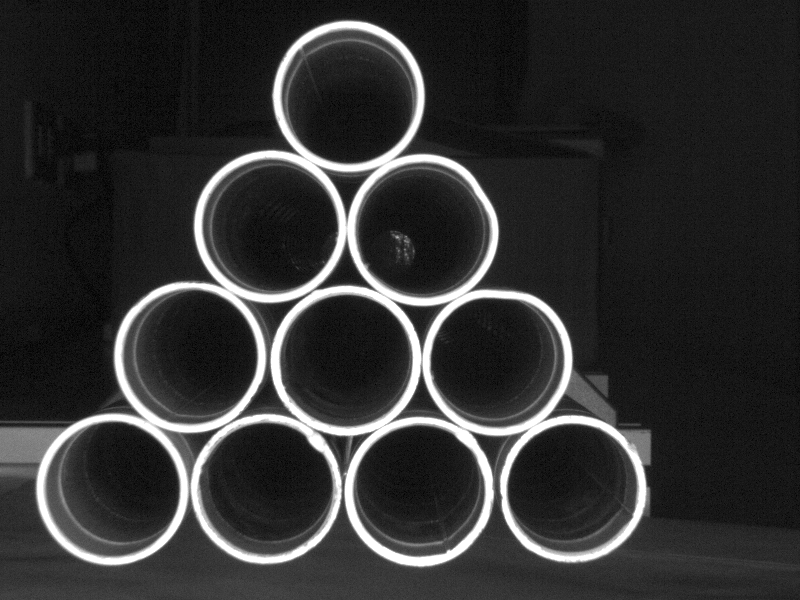
//> input picture image/325.bmp, 800 x 600 px, given in place of the camera
$ ./polar_coordinate_video   (built with g++ and OpenCV 4)
//> lines starting //> are read from the running program, lines starting //| are printed output that depends on the picture; after the words box and inside, x2 and y2 are one past the last pixel; in counts of white or black regions, pixels touching at a corner belong together
#include <opencv2/opencv.hpp>
#include <iostream>
#include <vector>
#include <algorithm>

using namespace cv;
using namespace std;

// Constants
// DefaultMinDist = gray.rows / 8 . DefaultParam2 is important
const int DefaultMinDist = 60, DefaultParam1 = 60, DefaultParam2 = 24, DefaultMinRadius = 48,
          DefaultRadmaxius = 61, MaxValue = 255;
const float bias = 1.05;

// Global variables
Mat frame, dst, output, ROI, polarImg_Inv, diff, diffC3, mergeIMG, srcClone;
vector<Vec3f> circles;
int minDist, param1, param2, minRadius, Radmaxius, channel;
int circleCenterX, circleCenterY, circleRadius, pixelValue = 155, brightness = 155, travel = 0;
vector<int> defectMat;

// Function prototypes
void minDistCall(int, void *);
void param1Call(int, void *);
void param2Call(int, void *);
void minRadiusCall(int, void *);
void RadmaxiusCall(int, void *);
void channelCall(int, void *);
void calibration(const Mat &input);
void initializeTrackbars();
void calcCircles(const Mat &input, vector<Vec3f> &circles);
void detectCirclesAndDraw();
bool isCircleOutOfBounds(int centerX, int centerY, int radius, int maxWidth, int maxHeight);
void circleDetect(double &defectSize);
void imgMerge(int num, Mat &srcClone, double &defectSize);

int main(int argc, char **argv)
{
    // -------------------------------------------------------------------------
    // ---                        HoughCircles                               ---
    // -------------------------------------------------------------------------
    // pre-process
    // VideoCapture capture("..\\data\\video\\0105.avi");
    VideoCapture capture(0);
    if (!capture.isOpened())
    {
        cout << "Cannot open the video." << endl;
        return -1;
    }
    capture.read(frame);
//> frame is the input picture: 600 rows x 800 cols, CV_8UC3; min 0, max 255, mean 49.5
    // calibration(frame);
    cvtColor(frame, dst, COLOR_BGR2GRAY);
    medianBlur(dst, dst, 3);
    threshold(dst, dst, 0, 255, THRESH_OTSU);
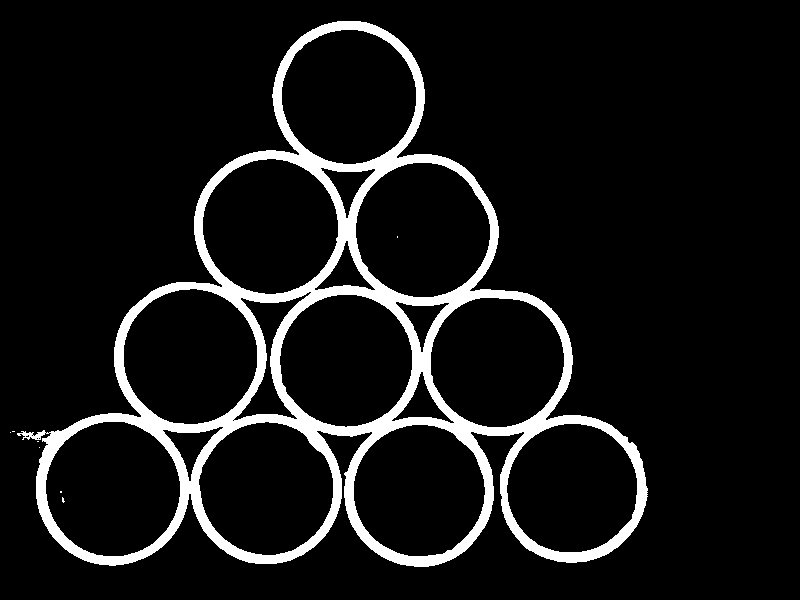
//> dst: 600 rows x 800 cols, CV_8UC1; 8.7% white; 8 white regions (7 under 20 px), largest, box (x1, y1, x2, y2) and area: (17, 21, 648, 567) 41546
    // window
    namedWindow("output", WINDOW_AUTOSIZE);
    initializeTrackbars();

    while (1)
    {
        detectCirclesAndDraw();

        int key = waitKey(1);
        if (key == 'q' || key == 27)
        {
            break;
        }
    }
    destroyAllWindows();
    // -------------------------------------------------------------------------
    // ---      use polar coodiates transfer detect circle defect            ---
    // -------------------------------------------------------------------------
    namedWindow("merge", WINDOW_AUTOSIZE);
    const int InitChannel = 0, MaxChannel = circles.size() - 1;
    int frameNum = 0;
    bool hasDefect = false;
    double defectSize;
    defectMat.resize(circles.size());
    for (size_t i = 0; i < circles.size(); ++i)
    {
        defectMat[i] = 0;
    }
    createTrackbar("channel", "merge", nullptr, MaxChannel, channelCall);
    setTrackbarPos("channel", "merge", InitChannel);

    while (capture.read(frame))
    {
        frameNum++;
        srcClone = frame.clone();
        calcCircles(frame, circles);
        while (1)
        {
            defectSize = 0;
            if (travel < circles.size())
            {
                circleCenterX = cvRound(circles[travel][0]);
                circleCenterY = cvRound(circles[travel][1]);
                circleRadius = cvRound(circles[travel][2]) * bias;

                if (isCircleOutOfBounds(circleCenterX, circleCenterY, circleRadius, frame.cols, frame.rows))
                {
                    if (frameNum > 10)
                    {
                        imgMerge(travel, srcClone, defectSize);
                    }
                    break;
                }
                circleDetect(defectSize);
                imgMerge(travel, srcClone, defectSize);

                travel++;
            }
            else
            {
                circleCenterX = cvRound(circles[channel][0]);
                circleCenterY = cvRound(circles[channel][1]);
                circleRadius = cvRound(circles[channel][2]) * bias;
                if (!isCircleOutOfBounds(circleCenterX, circleCenterY, circleRadius, frame.cols, frame.rows))
                {
                    circleDetect(defectSize);
                    imgMerge(channel, srcClone, defectSize);
                }
                if (frameNum > 10)
                {
                    imgMerge(channel, srcClone, defectSize);
                }
                travel = 0;
                break;
            }
        }
        int key = waitKey(1);
        if (key == 'q' || key == 27)
        {
            break;
        }
    }
    capture.release();
    destroyAllWindows();
    return 0;
}

// -------------------------------------------------------------------------e
// ---                        call back function                         ---
// -------------------------------------------------------------------------
void minDistCall(int, void *)
{
    minDist = getTrackbarPos("minDist", "output");
}
void param1Call(int, void *)
{
    param1 = getTrackbarPos("param1", "output");
}
void param2Call(int, void *)
{
    param2 = getTrackbarPos("param2", "output");
}
void minRadiusCall(int, void *)
{
    minRadius = getTrackbarPos("minRadius", "output");
}
void RadmaxiusCall(int, void *)
{
    Radmaxius = getTrackbarPos("Radmaxius", "output");
}
// [4 lines left out: function channelCall, not called in this run]
void setTrackbarPosition(const string &trackbarName, const string &windowName, int initValue, void (*callback)(int, void *))
{
    createTrackbar(trackbarName, windowName, nullptr, MaxValue, callback);
    setTrackbarPos(trackbarName, windowName, initValue);
}
void initializeTrackbars()
{
    setTrackbarPosition("minDist", "output", DefaultMinDist, minDistCall);
    setTrackbarPosition("param1", "output", DefaultParam1, param1Call);
    setTrackbarPosition("param2", "output", DefaultParam2, param2Call);
    setTrackbarPosition("minRadius", "output", DefaultMinRadius, minRadiusCall);
    setTrackbarPosition("Radmaxius", "output", DefaultRadmaxius, RadmaxiusCall);
}

// -------------------------------------------------------------------------
// ---                    VOID about HoughtCircle                        ---
// -------------------------------------------------------------------------
// [23 lines left out: functions calibration, compareCircles, not called in this run]

void calcCircles(const Mat &input, vector<Vec3f> &circles)
{
    Mat temp;
    Mat kernel = getStructuringElement(MORPH_RECT, Size(3, 3));
    if (input.type() == CV_8UC3)
    {
        cvtColor(input, temp, COLOR_BGR2GRAY);
        medianBlur(temp, temp, 1);
        threshold(temp, temp, 0, 255, THRESH_OTSU);
        morphologyEx(temp, temp, MORPH_OPEN, kernel);
    }
    else
    {
        morphologyEx(input, temp, MORPH_OPEN, kernel);
//> temp: 600 rows x 800 cols, CV_8UC1; 8.6% white; 3 white regions (1 under 20 px)
    }
    // Remove the outermost
    vector<vector<Point>> contours;
    findContours(temp, contours, RETR_LIST, CHAIN_APPROX_SIMPLE);
//> contours = 20 contours, 2 with area under 20; largest, box (x1, y1, x2, y2) and area: (36, 21, 648, 567) 185699, (202, 158, 339, 295) 14420, (281, 29, 417, 165) 14337, (123, 288, 258, 425) 14332, (45, 421, 181, 557) 14276

    if (contours.size() > 1)
    {
        double maxArea = 0;
        int maxAreaIdx = -1;
        for (int i = 0; i < contours.size(); i++)
        {
            double area = contourArea(contours[i]);
            if (area > maxArea)
            {
                maxArea = area;
                maxAreaIdx = i;
            }
        }
//> this loop made 20 passes
//> (area, maxArea) on passes 2, 3, 4, 6, 7, 14, 18, 20: (47.5, 47.5), (1086.5, 1086.5), (13687.5, 13687.5), (13904, 13904), (14276, 14276), (14332.5, 14332.5), (14420, 14420), (185699, 185699)
//> after the loop, maxArea = 185699; maxAreaIdx = 19
        contours.erase(contours.begin() + maxAreaIdx);
//> contours = 19 contours, 2 with area under 20; largest, box (x1, y1, x2, y2) and area: (202, 158, 339, 295) 14420, (281, 29, 417, 165) 14337, (123, 288, 258, 425) 14332, (45, 421, 181, 557) 14276, (355, 162, 491, 298) 14261
    }
    Mat result = Mat::zeros(temp.size(), CV_8UC1);
    drawContours(result, contours, -1, Scalar(255), 0.5);
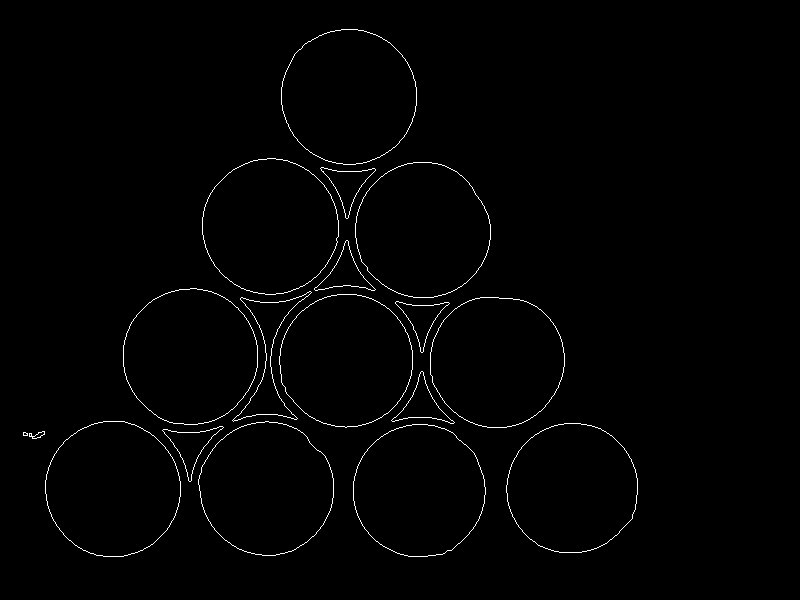
//> result: 600 rows x 800 cols, CV_8UC1; 1% white in thin lines or dots, all inside (x1, y1, x2, y2) = (23, 29, 638, 557)

    HoughCircles(result, circles, HOUGH_GRADIENT, 1, minDist, param1, param2, minRadius, Radmaxius);
    sort(circles.begin(), circles.end(), compareCircles);
}

void drawCircle(Mat &input, const vector<Vec3f> &circles)
{
    for (int i = 0; i < circles.size(); i++)
    {
        Point center(cvRound(circles[i][0]), cvRound(circles[i][1]));
        float radius = cvRound(circles[i][2]);
        circle(input, center, radius, Scalar(0, 0, 255), 3, 8, 0);
    }
}

void detectCirclesAndDraw()
{
    calcCircles(dst, circles);
    cvtColor(dst, output, COLOR_GRAY2BGR);
    drawCircle(output, circles);
    putText(output, "Adjust trackbar to control Hough parameters,", Point(5, 20), FONT_HERSHEY_SIMPLEX, 0.7, Scalar(0, 255, 255), 2);
    putText(output, "and press q or Ese exit window", Point(5, 50), FONT_HERSHEY_SIMPLEX, 0.7, Scalar(0, 255, 255), 2);
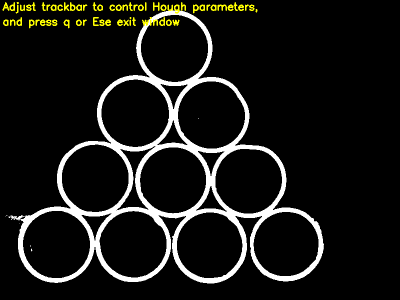
//> output: 600 rows x 800 cols, CV_8UC3 (shown at 1/2 size); mean B, G, R 22, 24.9, 24.9
//> the 'q' key is pressed
//> in main, `const int InitChannel = 0, MaxChannel = circles.size() - 1;`: MaxChannel = -1
//> in calcCircles (call 2), `threshold(temp, temp, 0, 255, THRESH_OTSU);`:
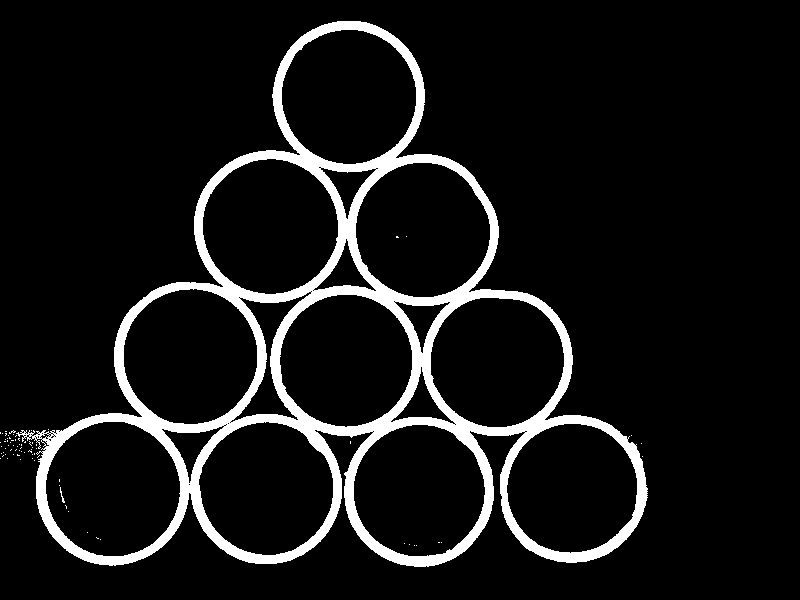
//> temp: 600 rows x 800 cols, CV_8UC1; 8.7% white; 76 white regions (74 under 20 px), largest, box (x1, y1, x2, y2) and area: (16, 21, 648, 567) 41495, (60, 487, 65, 503) 25
//> in calcCircles (call 2), `morphologyEx(temp, temp, MORPH_OPEN, kernel);`:
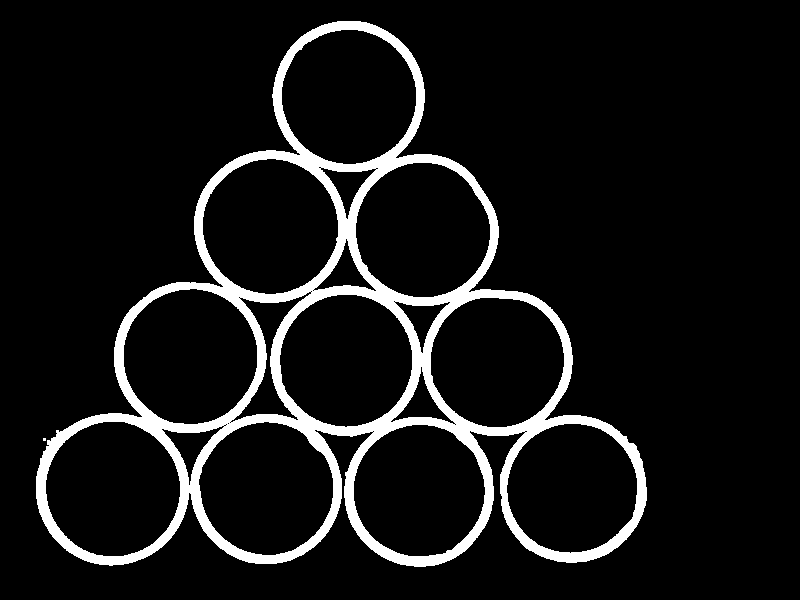
//> temp: 600 rows x 800 cols, CV_8UC1; 8.6% white; 2 white regions (1 under 20 px)
//> in calcCircles (call 2), `findContours(temp, contours, RETR_LIST, CHAIN_APPROX_SIMPLE);`: contours = 31 contours, 14 with area under 20; largest, box (x1, y1, x2, y2) and area: (36, 21, 647, 567) 185576, (202, 158, 339, 295) 14420, (281, 29, 417, 165) 14338, (123, 288, 258, 425) 14334, (45, 421, 181, 557) 14276
//> the loop in calcCircles (call 2), `for (int i = 0; i < contours.size(); i++)` made 31 passes
//> (area, maxArea) on passes 4, 5, 11, 13, 23, 29, 31: (1100, 1100), (13690, 13690), (13905, 13905), (14276.5, 14276.5), (14334, 14334), (14420.5, 14420.5), (185576.5, 185576.5)
//> after the loop in calcCircles (call 2), `for (int i = 0; i < contours.size(); i++)`: maxArea = 185576.5; maxAreaIdx = 30
//> in calcCircles (call 2), `contours.erase(contours.begin() + maxAreaIdx);`: contours = 30 contours, 14 with area under 20; largest, box (x1, y1, x2, y2) and area: (202, 158, 339, 295) 14420, (281, 29, 417, 165) 14338, (123, 288, 258, 425) 14334, (45, 421, 181, 557) 14276, (355, 162, 491, 298) 14262
//> (the run ends here: the program crashes, at `circleCenterX = cvRound(circles[channel][0]);`)

$ run again, on image/345.bmp
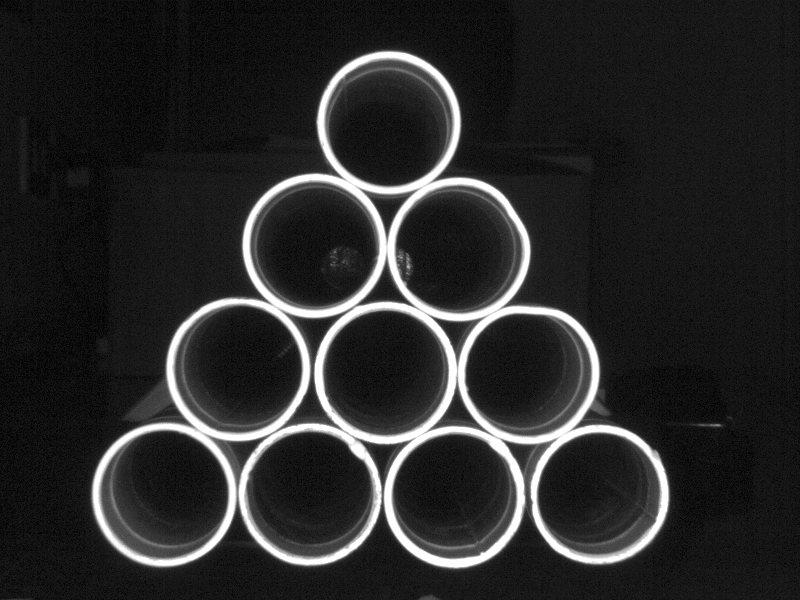
//> input picture image/345.bmp, 800 x 600 px, given in place of the camera
//> frame is the input picture: 600 rows x 800 cols, CV_8UC3; min 0, max 255, mean 41.8
//> in main, `threshold(dst, dst, 0, 255, THRESH_OTSU);`:
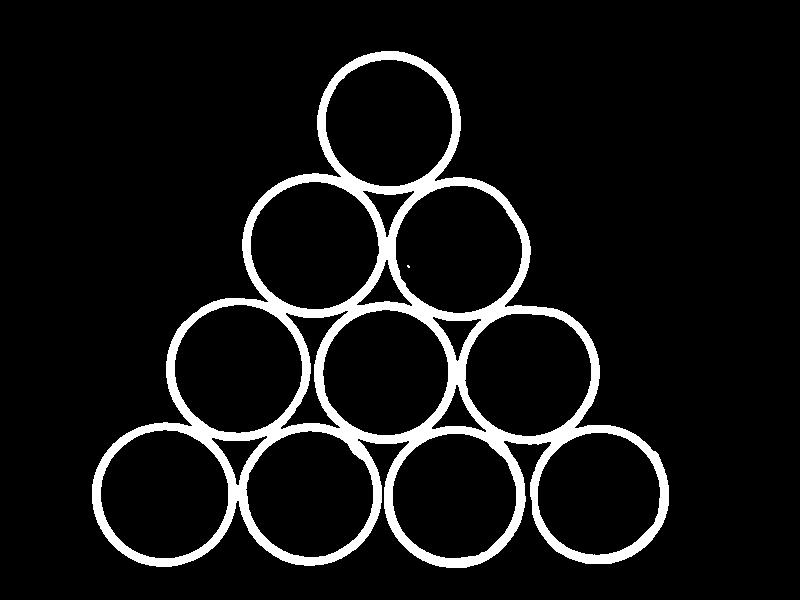
//> dst: 600 rows x 800 cols, CV_8UC1; 7.8% white; 2 white regions (1 under 20 px), largest, box (x1, y1, x2, y2) and area: (92, 51, 669, 568) 37366
//> in calcCircles, `findContours(temp, contours, RETR_LIST, CHAIN_APPROX_SIMPLE);`: contours = 17 contours; largest, box (x1, y1, x2, y2) and area: (92, 51, 669, 568) 166230, (100, 429, 229, 559) 12920, (174, 304, 303, 434) 12898, (250, 181, 380, 310) 12882, (325, 59, 453, 187) 12783
//> the loop in calcCircles, `for (int i = 0; i < contours.size(); i++)` made 17 passes
//> (area, maxArea) on passes 1, 2, 4, 5, 17: (974, 974), (12229, 12229), (12501, 12501), (12920.5, 12920.5), (166230, 166230)
//> after the loop in calcCircles, `for (int i = 0; i < contours.size(); i++)`: maxArea = 166230; maxAreaIdx = 16
//> in calcCircles, `contours.erase(contours.begin() + maxAreaIdx);`: contours = 16 contours; largest, box (x1, y1, x2, y2) and area: (100, 429, 229, 559) 12920, (174, 304, 303, 434) 12898, (250, 181, 380, 310) 12882, (325, 59, 453, 187) 12783, (395, 185, 523, 314) 12713
//> result: 600 rows x 800 cols, CV_8UC1; 0.97% white in thin lines or dots, all inside (x1, y1, x2, y2) = (100, 59, 661, 559)
//> in detectCirclesAndDraw, `putText(output, "and press q or Ese exit window", Point(5, 50), FONT_H..`:
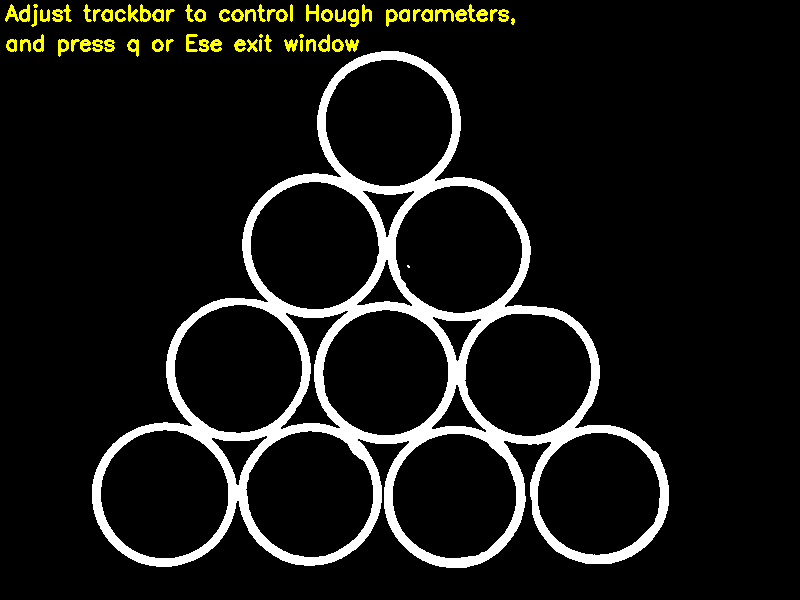
//> output: 600 rows x 800 cols, CV_8UC3; mean B, G, R 19.9, 22.8, 22.8
//> MaxChannel = -1
//> in calcCircles (call 2), `findContours(temp, contours, RETR_LIST, CHAIN_APPROX_SIMPLE);`: contours = 29 contours, 12 with area under 20; largest, box (x1, y1, x2, y2) and area: (92, 51, 669, 568) 166185, (100, 429, 229, 559) 12924, (174, 304, 303, 434) 12898, (250, 181, 380, 310) 12884, (325, 59, 453, 187) 12785
//> the loop in calcCircles (call 2), `for (int i = 0; i < contours.size(); i++)` made 29 passes
//> (area, maxArea) on passes 4, 6, 9, 11, 29: (993, 993), (12230, 12230), (12506.5, 12506.5), (12924.5, 12924.5), (166185, 166185)
//> in calcCircles (call 2), `contours.erase(contours.begin() + maxAreaIdx);`: contours = 28 contours, 12 with area under 20; largest, box (x1, y1, x2, y2) and area: (100, 429, 229, 559) 12924, (174, 304, 303, 434) 12898, (250, 181, 380, 310) 12884, (325, 59, 453, 187) 12785, (395, 185, 523, 314) 12714
